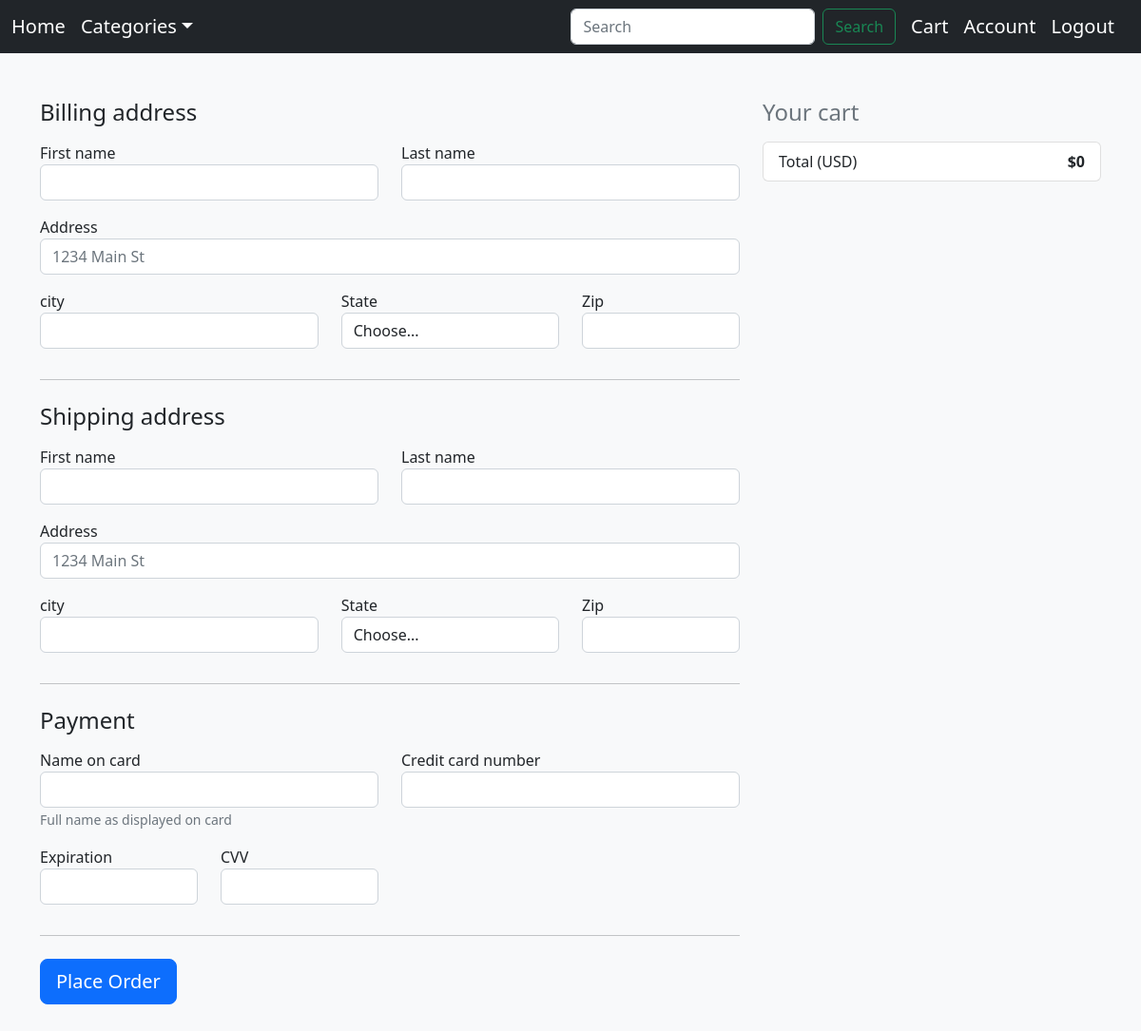
The app's page /checkoutPage.php (signed in), older data.
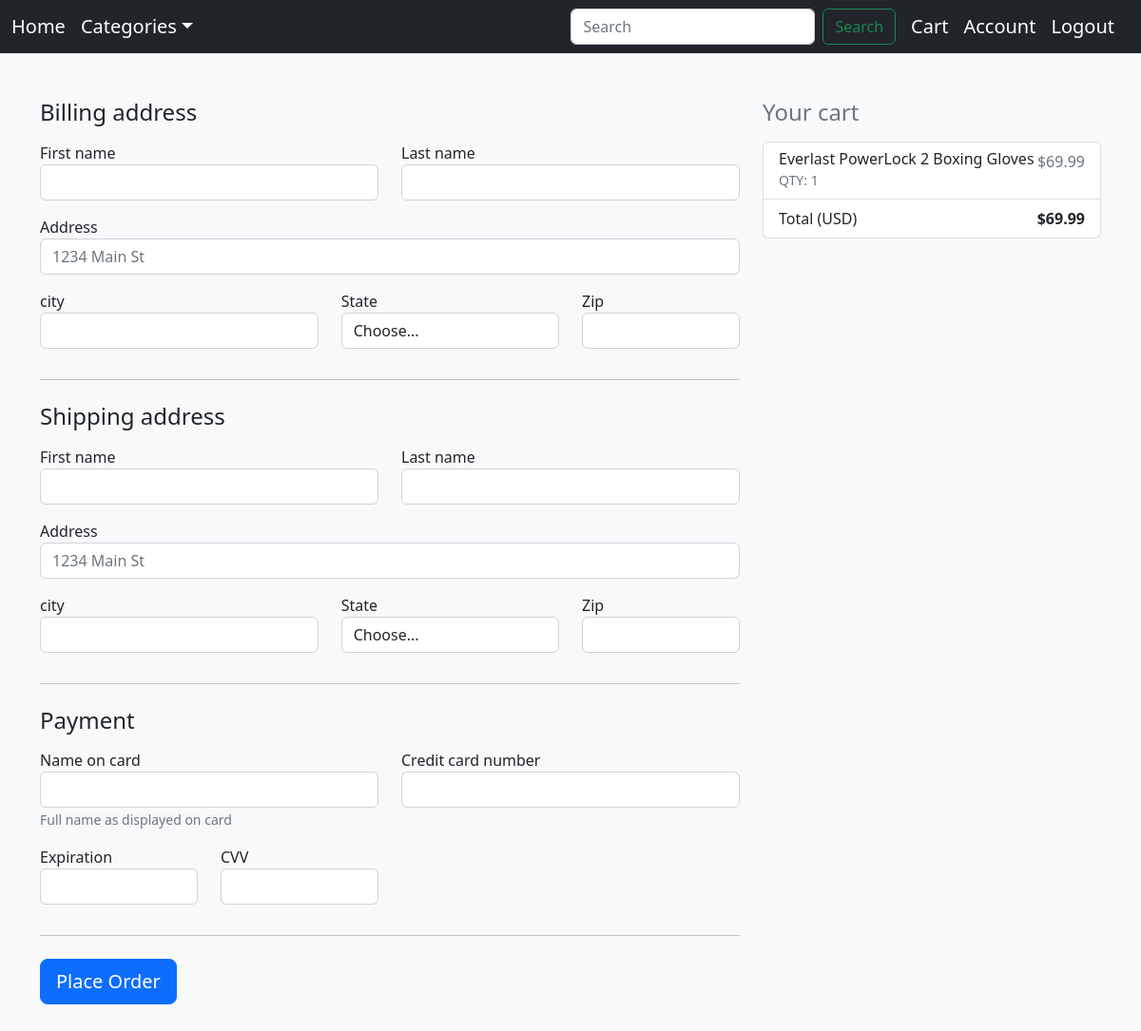
The same page, newer data.
### tables this page shows
CREATE TABLE `cart` (
  `id` varchar(8) NOT NULL,
  `accountNumber` char(8) NOT NULL,
  `productID` char(6) NOT NULL,
  `quantity` int(11) NOT NULL,
  `dateAdded` datetime NOT NULL
);

CREATE TABLE `product` (
  `productID` char(6) NOT NULL,
  `name` varchar(256) NOT NULL,
  `category` varchar(256) NOT NULL,
  `price` double NOT NULL,
  `manufacturer` varchar(256) NOT NULL,
  `description` varchar(256) NOT NULL,
  `quantity` int(11) NOT NULL,
  `image` varchar(512) NOT NULL
);

### checkoutPage.php (the view, shortened to what the changed rows need)
<?php
require_once './db_connect.php';
$query = $db->prepare("SELECT PRODUCT.productID, PRODUCT.price, PRODUCT.name, PRODUCT.image, CART.quantity, CART.dateAdded FROM CART INNER JOIN PRODUCT ON PRODUCT.productID = CART.productID WHERE CART.accountNumber = :accountNumber ORDER BY dateAdded DESC");
$query->bindValue(':accountNumber', $_SESSION['account']);
$query->execute();
$products = $query->fetchAll();
$total = 0.0;
?>
<!doctype html>
<html lang="en">
<head>
  <link href="https://cdn.jsdelivr.net/npm/bootstrap@5.2.2/dist/css/bootstrap.min.css" rel="stylesheet">
</head>
<body class="bg-light">
  <div class="container">
    <form method="POST" action="./scripts/checkoutVerify.php">
      <div class="row">
        <div class="col-md-4 order-md-2 mb-4">
          <ul class="list-group mb-3">
            <?php foreach ($products as $product) : ?>
              <?php echo '
            <li class="list-group-item d-flex justify-content-between lh-condensed">
              <div>
                <h6 class="my-0">' . $product['name'] . '</h6>
                <small class="text-muted">QTY: ' . $product['quantity'] . '</small>
              </div>
              <span class="text-muted">$' . $product['price'] . '</span>
            </li>';
              ?>
              <?php $total += doubleval($product['quantity'] * $product['price']); ?>
            <?php endforeach; ?>
            <li class="list-group-item d-flex justify-content-between">
              <span>Total (USD)</span>
              <strong>$<?php echo $total ?></strong>
            </li>
          </ul>
        </div>
    </form>
  </div>
</body>
</html>

Row changes from the older to the newer data that the page shows:
added cart: productID.name "Everlast PowerLock 2 Boxing Gloves", quantity "1", productID.price "69.99"
Text that changed along with them:
$total: "0" → "69.99"
